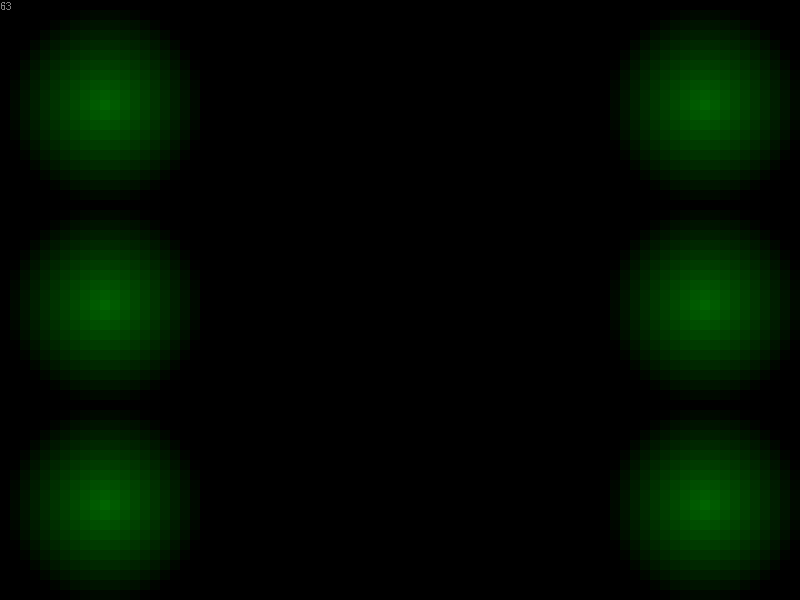
Frame 1 (no input)
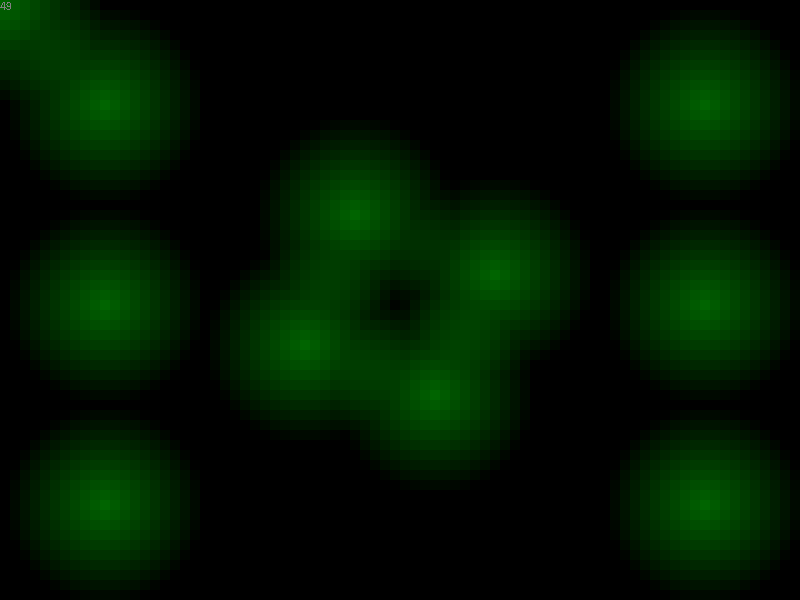
Frame 60 (the mouse pressed at the canvas centre just before this capture)
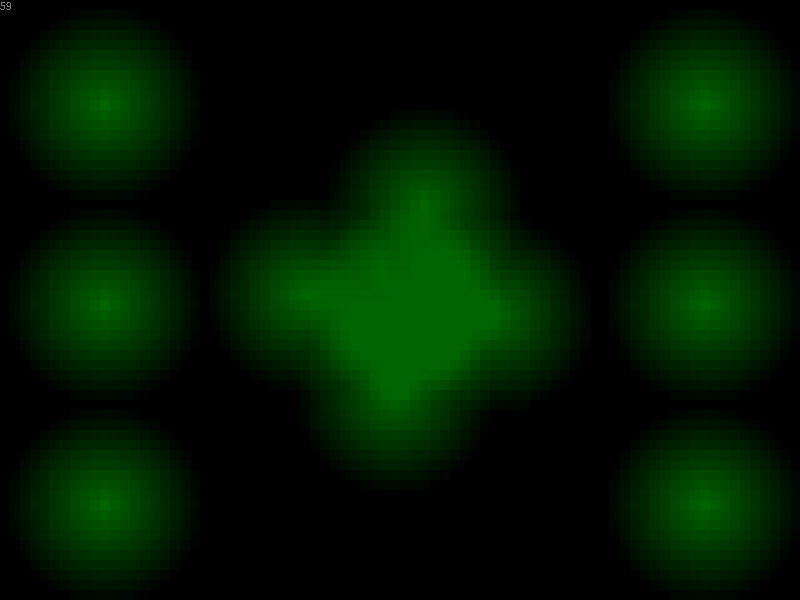
Frame 120 (the mouse held since frame 60 and released just before this capture)

The Processing sketch that drew these frames (run headless with seeded random() and noise(); from frame 60 on, the mouse is pressed at the canvas centre):

// Processing sketch: processing_125637
// ── processing_125637.pde

float lightmap[][], b;
ArrayList<LightSource> ls = new ArrayList<LightSource>();
final int scale = 10; // should be between 1 and 10

void setup() {
  size(800, 600);
  noStroke();
  noSmooth();
  //frameRate(1000);
  lightmap = new float[width / scale][height / scale]; // the shadow
  for (int i = 0; i < 11; i++) // add lights
    ls.add(new LightSource(100, 100, 100 / scale));
  ls.get(5).pos.x = 10;
  ls.get(5).pos.y = 10;
  ls.get(6).pos.x = 10;
  ls.get(6).pos.y = height / scale / 2;
  ls.get(7).pos.x = 10;
  ls.get(7).pos.y = height / scale - 10;
  ls.get(8).pos.x = width / scale - 10;
  ls.get(8).pos.y = 10;
  ls.get(9).pos.x = width / scale - 10;
  ls.get(9).pos.y = height / scale / 2;
  ls.get(10).pos.x = width / scale - 10;
  ls.get(10).pos.y = height / scale - 10;
}

void draw() {
  background(0, 100, 0);
  
  updatelightmap();
  drawlightmap();
  
  ls.get(0).pos.x = mouseX / scale;
  ls.get(0).pos.y = mouseY / scale;
  for (int i = 1; i < 5; i++) { // rotate
    ls.get(i).pos.x = int(sin((millis() + 1500 * i) * 0.001) * 100 / scale + width / scale / 2);
    ls.get(i).pos.y = int(cos((millis() + 1500 * i) * 0.001) * 100 / scale + height / scale / 2);
  }
  fill(128);
  text(round(frameRate), 0, 10);
}

class LightSource {
  PVector pos;
  int rad;

  LightSource(float x, float y, int r) {
    pos = new PVector(x, y);
    rad = r;
  }

  int getLight(int x, int y) {
    float d = sqrt(sq(pos.x - x) + sq(pos.y - y)); // get the distance
    if (d > rad) // if out of range = black
      return 0;
    else
      return int(map(d, 0, rad, 255, 0));
  }
}

void updatelightmap() {
  b = 0;
  for (int y = 0; y < height / scale; y++) {
    for (int x = 0; x < width / scale; x++) {
        lightmap[x][y] = 0;
      for (int i = 0; i < ls.size(); i++) {
        b = ls.get(i).getLight(x, y); // get the distance = brightness
        //if (b > brightness)
        //  brightness = b;
        lightmap[x][y] += b;
        if (lightmap[x][y] >= 255) {
          lightmap[x][y] = 255;
          continue;
        }
      }
    }
  }
}

void drawlightmap() {
  for (int y = 0; y < height / scale; y++) {
    for (int x = 0; x < width / scale; x++) {
      fill(0, 255 - lightmap[x][y]);
      rect(x * scale, y * scale, scale, scale);
    }
  }
}
